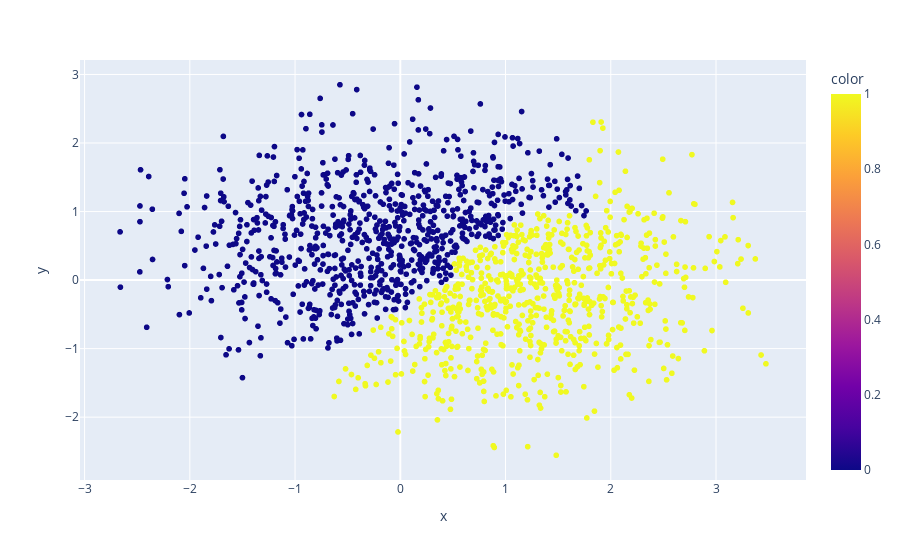

Notebook cell for this chart:
### Code cell
graf = px.scatter(x = X_random[:, 0], y = X_random[:, 1], color = rotulos)
graf.show() # MELHOR QUANDO OS DADOS POSSUEM RUIDO

### Figure 1 — Plotly figure (JSON) as saved in the notebook; plotly's stock layout.template omitted (floating-point values rounded to 4 significant figures; data arrays with more than 128 entries replaced by an {"elided": "..."} marker saying what was removed)
{"data": [{"hovertemplate": "x=%{x}<br>y=%{y}<br>color=%{marker.color}<extra></extra>", "legendgroup": "", "marker": {"color": {"elided": "1500 int values"}, "coloraxis": "coloraxis", "symbol": "circle"}, "mode": "markers", "name": "", "showlegend": false, "type": "scattergl", "x": {"elided": "1500 float values"}, "xaxis": "x", "y": {"elided": "1500 float values"}, "yaxis": "y"}], "layout": {"coloraxis": {"colorbar": {"title": {"text": "color"}}, "colorscale": [[0, "#0d0887"], [0.1111, "#46039f"], [0.2222, "#7201a8"], [0.3333, "#9c179e"], [0.4444, "#bd3786"], [0.5556, "#d8576b"], [0.6667, "#ed7953"], [0.7778, "#fb9f3a"], [0.8889, "#fdca26"], [1, "#f0f921"]]}, "legend": {"tracegroupgap": 0}, "margin": {"t": 60}, "xaxis": {"anchor": "y", "domain": [0, 1], "title": {"text": "x"}}, "yaxis": {"anchor": "x", "domain": [0, 1], "title": {"text": "y"}}}}
